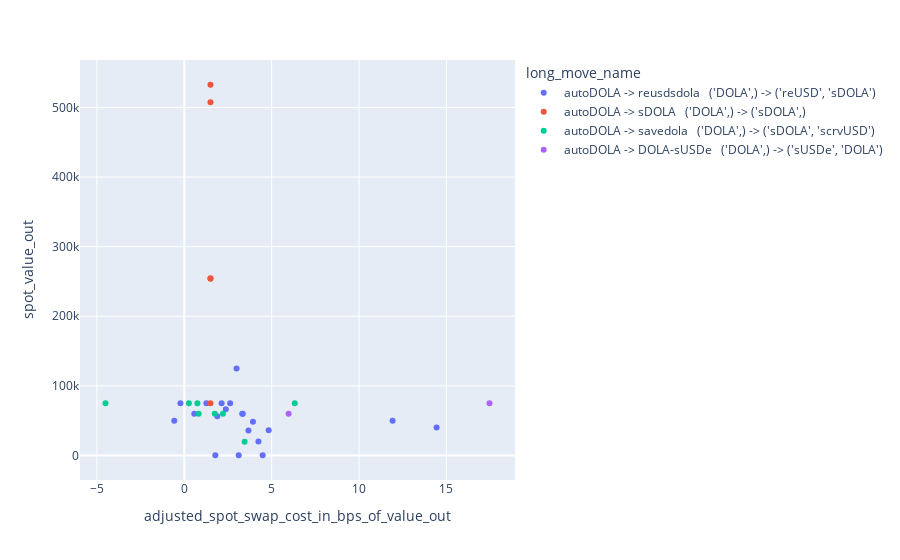

Notebook source saved alongside this figure:
### Code cell
px.scatter(df, x="adjusted_spot_swap_cost_in_bps_of_value_out", y="spot_value_out", color="long_move_name")

### Figure 1 — Plotly figure (JSON) as saved in the notebook; plotly's stock layout.template omitted (floating-point values rounded to 4 significant figures)
{"data": [{"hovertemplate": "long_move_name=autoDOLA -> reusdsdola   ('DOLA',) -> ('reUSD', 'sDOLA')<br>adjusted_spot_swap_cost_in_bps_of_value_out=%{x}<br>spot_value_out=%{y}<extra></extra>", "legendgroup": "autoDOLA -> reusdsdola   ('DOLA',) -> ('reUSD', 'sDOLA')", "marker": {"color": "#636efa", "symbol": "circle"}, "mode": "markers", "name": "autoDOLA -> reusdsdola   ('DOLA',) -> ('reUSD', 'sDOLA')", "orientation": "v", "showlegend": true, "type": "scatter", "x": [4.486, 3.117, 1.779, 4.244, 14.44, 11.92, -0.5721, 3.931, 4.829, 3.673, 2.992, 1.886, 3.347, 2.137, -0.2196, 1.266, 2.623, 2.378, 3.317, 0.5732], "xaxis": "x", "y": [260.7, 250, 250, 20000, 40000, 50000.0, 50000.0, 48260.0, 36190.0, 35780.0, 125000, 56420.0, 60000, 75000, 75000, 75000, 75000, 66390.0, 60000, 60000], "yaxis": "y"}, {"hovertemplate": "long_move_name=autoDOLA -> sDOLA   ('DOLA',) -> ('sDOLA',)<br>adjusted_spot_swap_cost_in_bps_of_value_out=%{x}<br>spot_value_out=%{y}<extra></extra>", "legendgroup": "autoDOLA -> sDOLA   ('DOLA',) -> ('sDOLA',)", "marker": {"color": "#EF553B", "symbol": "circle"}, "mode": "markers", "name": "autoDOLA -> sDOLA   ('DOLA',) -> ('sDOLA',)", "orientation": "v", "showlegend": true, "type": "scatter", "x": [1.5, 1.5, 1.5, 1.5, 1.5], "xaxis": "x", "y": [507600.0, 253800.0, 254700.0, 532700.0, 75000], "yaxis": "y"}, {"hovertemplate": "long_move_name=autoDOLA -> savedola   ('DOLA',) -> ('sDOLA', 'scrvUSD')<br>adjusted_spot_swap_cost_in_bps_of_value_out=%{x}<br>spot_value_out=%{y}<extra></extra>", "legendgroup": "autoDOLA -> savedola   ('DOLA',) -> ('sDOLA', 'scrvUSD')", "marker": {"color": "#00cc96", "symbol": "circle"}, "mode": "markers", "name": "autoDOLA -> savedola   ('DOLA',) -> ('sDOLA', 'scrvUSD')", "orientation": "v", "showlegend": true, "type": "scatter", "x": [2.212, 0.8236, -4.506, 6.323, 0.7518, 1.748, 0.2643, 3.454], "xaxis": "x", "y": [60000, 60000, 75000, 75000, 75000, 60000, 75000, 19490.0], "yaxis": "y"}, {"hovertemplate": "long_move_name=autoDOLA -> DOLA-sUSDe   ('DOLA',) -> ('sUSDe', 'DOLA')<br>adjusted_spot_swap_cost_in_bps_of_value_out=%{x}<br>spot_value_out=%{y}<extra></extra>", "legendgroup": "autoDOLA -> DOLA-sUSDe   ('DOLA',) -> ('sUSDe', 'DOLA')", "marker": {"color": "#ab63fa", "symbol": "circle"}, "mode": "markers", "name": "autoDOLA -> DOLA-sUSDe   ('DOLA',) -> ('sUSDe', 'DOLA')", "orientation": "v", "showlegend": true, "type": "scatter", "x": [17.46, 5.97], "xaxis": "x", "y": [75000, 60000], "yaxis": "y"}], "layout": {"legend": {"title": {"text": "long_move_name"}, "tracegroupgap": 0}, "margin": {"t": 60}, "xaxis": {"anchor": "y", "domain": [0, 1], "title": {"text": "adjusted_spot_swap_cost_in_bps_of_value_out"}}, "yaxis": {"anchor": "x", "domain": [0, 1], "title": {"text": "spot_value_out"}}}}
